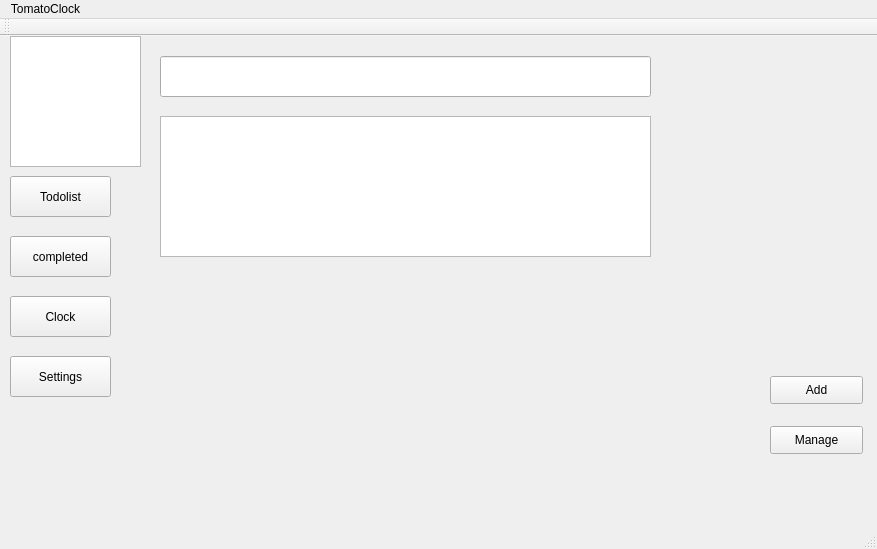
<?xml version="1.0" encoding="UTF-8"?>
<ui version="4.0">
 <class>MainWindow</class>
 <widget class="QMainWindow" name="MainWindow">
  <property name="geometry">
   <rect>
    <x>0</x>
    <y>0</y>
    <width>877</width>
    <height>549</height>
   </rect>
  </property>
  <property name="windowTitle">
   <string>MainWindow</string>
  </property>
  <widget class="QWidget" name="centralWidget">
   <widget class="QPushButton" name="pushButton">
    <property name="geometry">
     <rect>
      <x>10</x>
      <y>140</y>
      <width>101</width>
      <height>41</height>
     </rect>
    </property>
    <property name="text">
     <string>Todolist</string>
    </property>
   </widget>
   <widget class="QPushButton" name="pushButton_2">
    <property name="geometry">
     <rect>
      <x>10</x>
      <y>200</y>
      <width>101</width>
      <height>41</height>
     </rect>
    </property>
    <property name="text">
     <string>completed</string>
    </property>
   </widget>
   <widget class="QPushButton" name="pushButton_3">
    <property name="geometry">
     <rect>
      <x>10</x>
      <y>260</y>
      <width>101</width>
      <height>41</height>
     </rect>
    </property>
    <property name="text">
     <string>Clock</string>
    </property>
   </widget>
   <widget class="QPushButton" name="pushButton_4">
    <property name="geometry">
     <rect>
      <x>10</x>
      <y>320</y>
      <width>101</width>
      <height>41</height>
     </rect>
    </property>
    <property name="text">
     <string>Settings</string>
    </property>
   </widget>
   <widget class="QGraphicsView" name="graphicsView">
    <property name="geometry">
     <rect>
      <x>10</x>
      <y>0</y>
      <width>131</width>
      <height>131</height>
     </rect>
    </property>
   </widget>
   <widget class="QPushButton" name="pushButton_5">
    <property name="geometry">
     <rect>
      <x>770</x>
      <y>340</y>
      <width>93</width>
      <height>28</height>
     </rect>
    </property>
    <property name="text">
     <string>Add</string>
    </property>
   </widget>
   <widget class="QPushButton" name="pushButton_6">
    <property name="geometry">
     <rect>
      <x>770</x>
      <y>390</y>
      <width>93</width>
      <height>28</height>
     </rect>
    </property>
    <property name="text">
     <string>Manage</string>
    </property>
   </widget>
   <widget class="QLineEdit" name="lineEdit">
    <property name="geometry">
     <rect>
      <x>160</x>
      <y>20</y>
      <width>491</width>
      <height>41</height>
     </rect>
    </property>
   </widget>
   <widget class="QTextEdit" name="textEdit">
    <property name="geometry">
     <rect>
      <x>160</x>
      <y>80</y>
      <width>491</width>
      <height>141</height>
     </rect>
    </property>
   </widget>
   <widget class="QLabel" name="label">
    <property name="geometry">
     <rect>
      <x>160</x>
      <y>250</y>
      <width>481</width>
      <height>51</height>
     </rect>
    </property>
    <property name="styleSheet">
     <string notr="true"/>
    </property>
    <property name="text">
     <string/>
    </property>
   </widget>
  </widget>
  <widget class="QMenuBar" name="menuBar">
   <property name="geometry">
    <rect>
     <x>0</x>
     <y>0</y>
     <width>877</width>
     <height>26</height>
    </rect>
   </property>
   <widget class="QMenu" name="menuTodolist">
    <property name="title">
     <string>TomatoClock</string>
    </property>
   </widget>
   <addaction name="menuTodolist"/>
  </widget>
  <widget class="QToolBar" name="mainToolBar">
   <attribute name="toolBarArea">
    <enum>TopToolBarArea</enum>
   </attribute>
   <attribute name="toolBarBreak">
    <bool>false</bool>
   </attribute>
  </widget>
  <widget class="QStatusBar" name="statusBar"/>
 </widget>
 <layoutdefault spacing="6" margin="11"/>
 <resources/>
 <connections/>
</ui>
